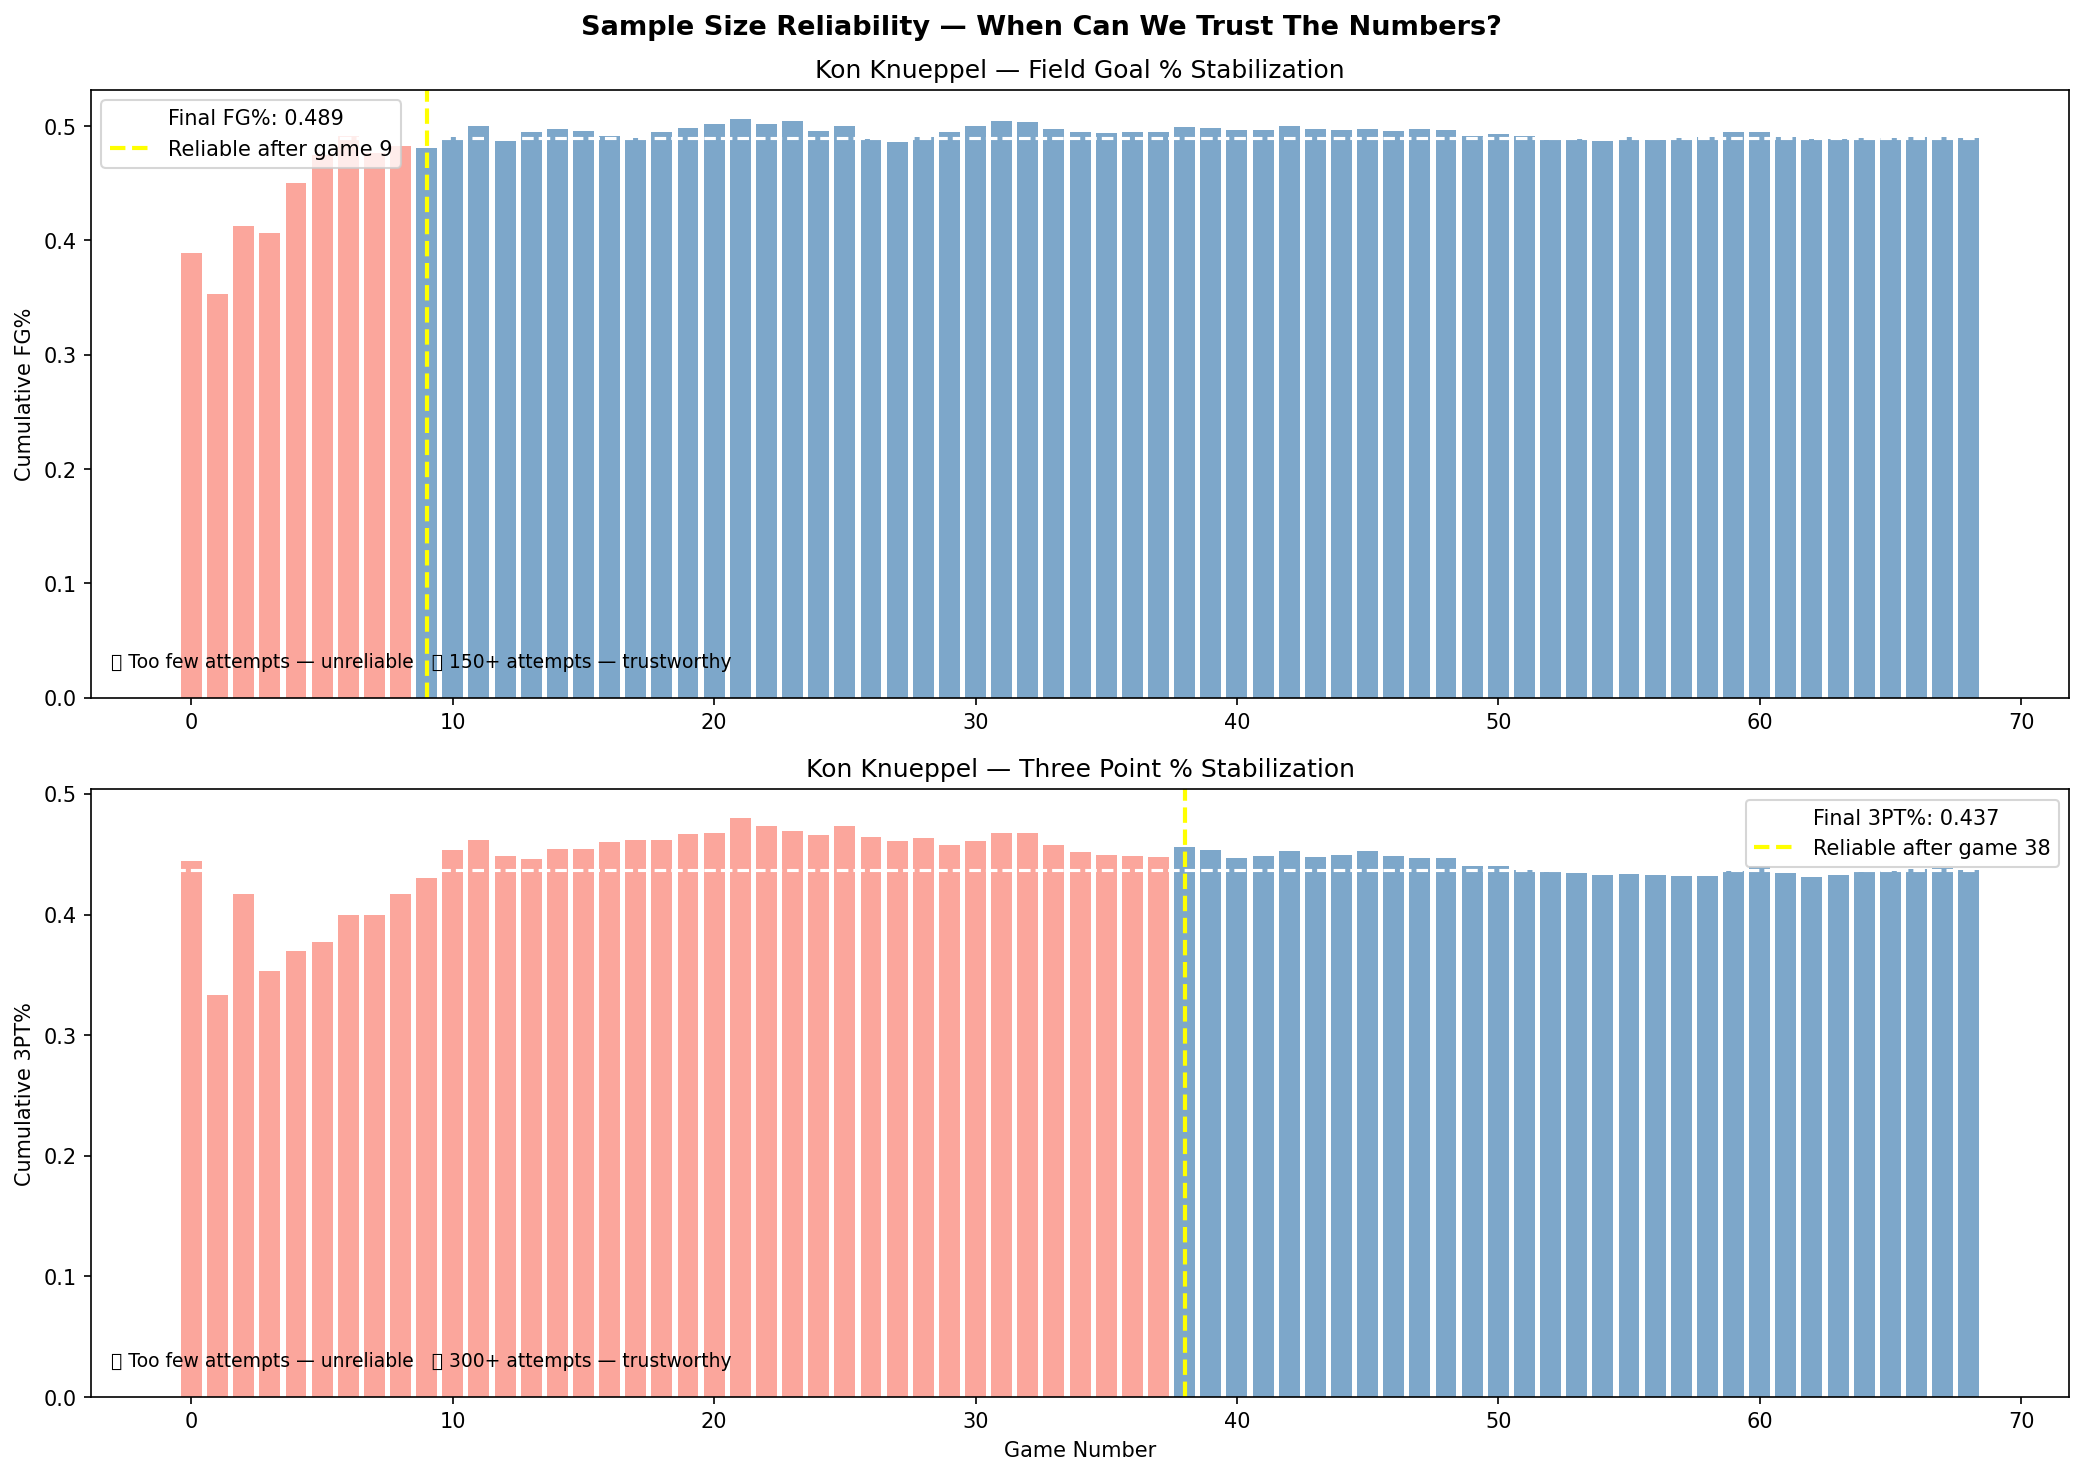

The script that saved this image:
from nba_api.stats.endpoints import playergamelog
from nba_api.stats.static import players
import pandas as pd
import matplotlib.pyplot as plt

# --- GET PLAYER DATA ---
def get_player_id(name):
    all_players = players.get_players()
    for p in all_players:
        if p["full_name"].lower() == name.lower():
            return p["id"]
    return None

player_name = "Kon Knueppel"

print(f"Fetching data for {player_name}...")
player_id = get_player_id(player_name)

gamelog = playergamelog.PlayerGameLog(
    player_id=player_id,
    season="2025-26"
)

df = gamelog.get_data_frames()[0]
df = df.sort_values("GAME_DATE").reset_index(drop=True)

# --- THIS IS THE CORE LESSON ---
# cumsum() means "running total" — add each game to everything before it
# This is a LOOP happening inside pandas automatically
df["cumulative_fga"] = df["FGA"].cumsum()      # Total attempts so far
df["cumulative_fgm"] = df["FGM"].cumsum()      # Total makes so far
df["cumulative_fg_pct"] = (
    df["cumulative_fgm"] / df["cumulative_fga"]
).round(4)

# Same for three pointers
df["cumulative_fg3a"] = df["FG3A"].cumsum()
df["cumulative_fg3m"] = df["FG3M"].cumsum()
df["cumulative_fg3_pct"] = (
    df["cumulative_fg3m"] / df["cumulative_fg3a"]
).round(4)

# --- NOW A REAL LOOP WITH CONDITIONALS ---
# For each game, we check if we've hit the reliability threshold
# This is you learning loops and if/else in a meaningful context

fg_reliable_game = None      # Which game did FG% become trustworthy?
fg3_reliable_game = None     # Which game did 3P% become trustworthy?

for i in range(len(df)):                        # Loop through every game
    attempts_so_far = df["cumulative_fga"][i]   # How many FG attempts total?
    threes_so_far = df["cumulative_fg3a"][i]    # How many 3PT attempts total?

    if attempts_so_far >= 150:                  # Conditional — hit threshold?
        if fg_reliable_game is None:            # Only record the FIRST time
            fg_reliable_game = i

    if threes_so_far >= 300:                    # 3PT needs more shots
        if fg3_reliable_game is None:
            fg3_reliable_game = i

# --- CHART ---
fig, (ax1, ax2) = plt.subplots(2, 1, figsize=(14, 10))

# --- TOP CHART: FG% stabilization ---
colors_fg = []
for i in range(len(df)):
    if fg_reliable_game and i >= fg_reliable_game:
        colors_fg.append("steelblue")    # Trustworthy zone
    else:
        colors_fg.append("salmon")       # Too early to trust

ax1.bar(range(len(df)), df["cumulative_fg_pct"],
        color=colors_fg, alpha=0.7)
ax1.axhline(y=df["cumulative_fg_pct"].iloc[-1],
            color="white", linestyle="--", linewidth=1.5,
            label=f"Final FG%: {df['cumulative_fg_pct'].iloc[-1]:.3f}")

if fg_reliable_game:
    ax1.axvline(x=fg_reliable_game, color="yellow",
                linestyle="--", linewidth=2,
                label=f"Reliable after game {fg_reliable_game}")

ax1.set_title(f"{player_name} — Field Goal % Stabilization", fontsize=12)
ax1.set_ylabel("Cumulative FG%")
ax1.legend()
ax1.text(0.01, 0.05, "🔴 Too few attempts — unreliable   🔵 150+ attempts — trustworthy",
         transform=ax1.transAxes, fontsize=9)

# --- BOTTOM CHART: 3PT% stabilization ---
colors_3pt = []
for i in range(len(df)):
    if fg3_reliable_game and i >= fg3_reliable_game:
        colors_3pt.append("steelblue")
    else:
        colors_3pt.append("salmon")

ax2.bar(range(len(df)), df["cumulative_fg3_pct"],
        color=colors_3pt, alpha=0.7)
ax2.axhline(y=df["cumulative_fg3_pct"].iloc[-1],
            color="white", linestyle="--", linewidth=1.5,
            label=f"Final 3PT%: {df['cumulative_fg3_pct'].iloc[-1]:.3f}")

if fg3_reliable_game:
    ax2.axvline(x=fg3_reliable_game, color="yellow",
                linestyle="--", linewidth=2,
                label=f"Reliable after game {fg3_reliable_game}")
else:
    ax2.text(0.3, 0.5, "NOT YET RELIABLE THIS SEASON",
             transform=ax2.transAxes, fontsize=14,
             color="salmon", fontweight="bold")

ax2.set_title(f"{player_name} — Three Point % Stabilization", fontsize=12)
ax2.set_ylabel("Cumulative 3PT%")
ax2.set_xlabel("Game Number")
ax2.legend()
ax2.text(0.01, 0.05, "🔴 Too few attempts — unreliable   🔵 300+ attempts — trustworthy",
         transform=ax2.transAxes, fontsize=9)

plt.suptitle("Sample Size Reliability — When Can We Trust The Numbers?",
             fontsize=13, fontweight="bold")
plt.tight_layout()
plt.savefig("sample_size.png", dpi=150, bbox_inches="tight")
print("Saved as sample_size.png")

# Print key findings
print(f"\n--- {player_name} Sample Size Report ---")
print(f"Total FG attempts: {df['cumulative_fga'].iloc[-1]}")
print(f"Total 3PT attempts: {df['cumulative_fg3a'].iloc[-1]}")
print(f"FG% reliable after game: {fg_reliable_game if fg_reliable_game else 'Not yet'}")
print(f"3PT% reliable after game: {fg3_reliable_game if fg3_reliable_game else 'Not yet'}")
print(f"Final FG%: {df['cumulative_fg_pct'].iloc[-1]:.3f}")
print(f"Final 3PT%: {df['cumulative_fg3_pct'].iloc[-1]:.3f}")

plt.show()
